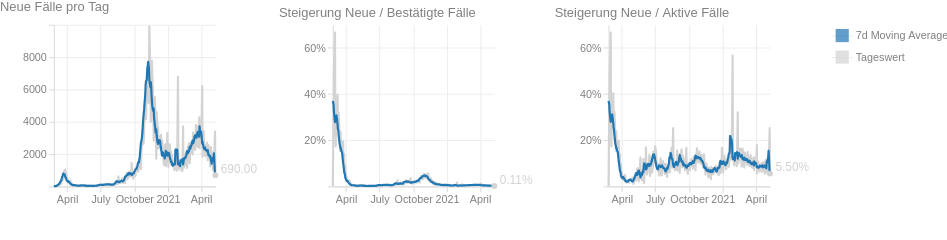

Vega-Lite specification for this chart:
### Vega-Lite specification from a JSON file in a GitHub repository (floating-point values rounded to 4 significant figures; data arrays with more than 128 entries replaced by an {"elided": "..."} marker saying what was removed)
{"$schema": "https://vega.github.io/schema/vega-lite/v5.json", "config": {"axis": {"domainColor": "#ddd", "grid": true, "gridColor": "#eee", "labelBound": true, "labelColor": "gray", "minExtent": 50, "tickColor": "#ddd"}, "title": {"anchor": "start", "color": "gray", "dx": 0, "dy": 0, "fontSize": 12, "fontWeight": "normal"}, "view": {"continuousHeight": 300, "continuousWidth": 400, "strokeWidth": 0}}, "data": {"name": "data-efd1b5fba4a5753476e2f655ea834a0b"}, "datasets": {"data-793b2339a016668726e02e8737965916": [{"label": "Tageswert"}, {"label": "7d Moving Average"}], "data-efd1b5fba4a5753476e2f655ea834a0b": {"elided": "431 records"}}, "hconcat": [{"layer": [{"encoding": {"tooltip": [{"field": "date", "type": "temporal"}, {"field": "diff", "type": "quantitative"}], "x": {"field": "date", "title": "", "type": "temporal"}, "y": {"field": "diff", "impute": {"method": "mean"}, "title": "", "type": "quantitative"}}, "height": 150, "mark": {"color": "lightgray", "size": 2, "strokeJoin": "round", "type": "line"}, "transform": [{"as": "date", "field": "dataTime", "timeUnit": "yearmonthdate"}, {"aggregate": [{"as": "max_total_confirmed", "field": "total_confirmed", "op": "max"}, {"as": "max_total_active", "field": "total_active", "op": "max"}, {"as": "max_total_tests", "field": "total_tests", "op": "max"}], "groupby": ["date"]}, {"frame": [-1, 0], "window": [{"as": "rolling_max", "field": "max_total_confirmed", "op": "max"}, {"as": "rolling_min", "field": "max_total_confirmed", "op": "min"}, {"as": "rolling_max_tests", "field": "max_total_tests", "op": "max"}, {"as": "rolling_min_tests", "field": "max_total_tests", "op": "min"}, {"as": "rolling_active", "field": "max_total_active", "op": "last_value"}]}, {"as": "diff", "calculate": "(datum.rolling_max - datum.rolling_min)"}], "width": 150}, {"encoding": {"x": {"field": "date", "title": "", "type": "temporal"}, "y": {"axis": {"format": "2f", "title": ""}, "field": "rolling_mean", "type": "quantitative"}}, "height": 150, "mark": {"color": "#1f77b4", "size": 2, "strokeJoin": "round", "type": "line"}, "transform": [{"as": "date", "field": "dataTime", "timeUnit": "yearmonthdate"}, {"aggregate": [{"as": "max_total_confirmed", "field": "total_confirmed", "op": "max"}, {"as": "max_total_active", "field": "total_active", "op": "max"}, {"as": "max_total_tests", "field": "total_tests", "op": "max"}], "groupby": ["date"]}, {"frame": [-1, 0], "window": [{"as": "rolling_max", "field": "max_total_confirmed", "op": "max"}, {"as": "rolling_min", "field": "max_total_confirmed", "op": "min"}, {"as": "rolling_max_tests", "field": "max_total_tests", "op": "max"}, {"as": "rolling_min_tests", "field": "max_total_tests", "op": "min"}, {"as": "rolling_active", "field": "max_total_active", "op": "last_value"}]}, {"as": "diff", "calculate": "(datum.rolling_max - datum.rolling_min)"}, {"frame": [7, 0], "window": [{"as": "rolling_mean", "field": "diff", "op": "mean"}]}], "width": 150}, {"encoding": {"text": {"field": "diff", "format": ".2f", "type": "quantitative"}, "x": {"field": "date", "type": "temporal"}, "y": {"field": "diff", "title": "", "type": "quantitative"}}, "height": 150, "mark": {"align": "left", "color": "lightgray", "dx": 5, "dy": -5, "type": "text"}, "transform": [{"as": "date", "field": "dataTime", "timeUnit": "yearmonthdate"}, {"aggregate": [{"as": "max_total_confirmed", "field": "total_confirmed", "op": "max"}, {"as": "max_total_active", "field": "total_active", "op": "max"}, {"as": "max_total_tests", "field": "total_tests", "op": "max"}], "groupby": ["date"]}, {"frame": [-1, 0], "window": [{"as": "rolling_max", "field": "max_total_confirmed", "op": "max"}, {"as": "rolling_min", "field": "max_total_confirmed", "op": "min"}, {"as": "rolling_max_tests", "field": "max_total_tests", "op": "max"}, {"as": "rolling_min_tests", "field": "max_total_tests", "op": "min"}, {"as": "rolling_active", "field": "max_total_active", "op": "last_value"}]}, {"as": "diff", "calculate": "(datum.rolling_max - datum.rolling_min)"}, {"sort": [{"field": "date", "order": "descending"}], "window": [{"as": "rank", "field": "date", "op": "rank"}]}, {"filter": "(datum.rank === 1)"}], "width": 150}, {"encoding": {"x": {"field": "date", "type": "temporal"}, "y": {"field": "diff", "title": "", "type": "quantitative"}}, "height": 150, "mark": {"color": "lightgray", "opacity": 1, "type": "circle"}, "transform": [{"as": "date", "field": "dataTime", "timeUnit": "yearmonthdate"}, {"aggregate": [{"as": "max_total_confirmed", "field": "total_confirmed", "op": "max"}, {"as": "max_total_active", "field": "total_active", "op": "max"}, {"as": "max_total_tests", "field": "total_tests", "op": "max"}], "groupby": ["date"]}, {"frame": [-1, 0], "window": [{"as": "rolling_max", "field": "max_total_confirmed", "op": "max"}, {"as": "rolling_min", "field": "max_total_confirmed", "op": "min"}, {"as": "rolling_max_tests", "field": "max_total_tests", "op": "max"}, {"as": "rolling_min_tests", "field": "max_total_tests", "op": "min"}, {"as": "rolling_active", "field": "max_total_active", "op": "last_value"}]}, {"as": "diff", "calculate": "(datum.rolling_max - datum.rolling_min)"}, {"sort": [{"field": "date", "order": "descending"}], "window": [{"as": "rank", "field": "date", "op": "rank"}]}, {"filter": "(datum.rank === 1)"}], "width": 150}, {"encoding": {"text": {"field": "rolling_mean", "format": ".2f", "type": "quantitative"}, "x": {"field": "date", "type": "temporal"}, "y": {"field": "rolling_mean", "title": "", "type": "quantitative"}}, "height": 150, "mark": {"align": "left", "color": "#1f77b4", "dx": 5, "dy": 5, "type": "text"}, "transform": [{"as": "date", "field": "dataTime", "timeUnit": "yearmonthdate"}, {"aggregate": [{"as": "max_total_confirmed", "field": "total_confirmed", "op": "max"}, {"as": "max_total_active", "field": "total_active", "op": "max"}, {"as": "max_total_tests", "field": "total_tests", "op": "max"}], "groupby": ["date"]}, {"frame": [-1, 0], "window": [{"as": "rolling_max", "field": "max_total_confirmed", "op": "max"}, {"as": "rolling_min", "field": "max_total_confirmed", "op": "min"}, {"as": "rolling_max_tests", "field": "max_total_tests", "op": "max"}, {"as": "rolling_min_tests", "field": "max_total_tests", "op": "min"}, {"as": "rolling_active", "field": "max_total_active", "op": "last_value"}]}, {"as": "diff", "calculate": "(datum.rolling_max - datum.rolling_min)"}, {"frame": [7, 0], "window": [{"as": "rolling_mean", "field": "diff", "op": "mean"}]}, {"sort": [{"field": "date", "order": "descending"}], "window": [{"as": "rank", "field": "date", "op": "rank"}]}, {"filter": "(datum.rank === 1)"}], "width": 150}, {"encoding": {"x": {"field": "date", "type": "temporal"}, "y": {"field": "rolling_mean", "title": "", "type": "quantitative"}}, "height": 150, "mark": {"color": "#1f77b4", "opacity": 1, "type": "circle"}, "transform": [{"as": "date", "field": "dataTime", "timeUnit": "yearmonthdate"}, {"aggregate": [{"as": "max_total_confirmed", "field": "total_confirmed", "op": "max"}, {"as": "max_total_active", "field": "total_active", "op": "max"}, {"as": "max_total_tests", "field": "total_tests", "op": "max"}], "groupby": ["date"]}, {"frame": [-1, 0], "window": [{"as": "rolling_max", "field": "max_total_confirmed", "op": "max"}, {"as": "rolling_min", "field": "max_total_confirmed", "op": "min"}, {"as": "rolling_max_tests", "field": "max_total_tests", "op": "max"}, {"as": "rolling_min_tests", "field": "max_total_tests", "op": "min"}, {"as": "rolling_active", "field": "max_total_active", "op": "last_value"}]}, {"as": "diff", "calculate": "(datum.rolling_max - datum.rolling_min)"}, {"frame": [7, 0], "window": [{"as": "rolling_mean", "field": "diff", "op": "mean"}]}, {"sort": [{"field": "date", "order": "descending"}], "window": [{"as": "rank", "field": "date", "op": "rank"}]}, {"filter": "(datum.rank === 1)"}], "width": 150}, {"encoding": {"tooltip": [{"field": "date", "title": "Datum", "type": "temporal"}, {"field": "rolling_mean", "format": ".2f", "title": "7d Moving Average", "type": "quantitative"}], "x": {"field": "date", "title": "", "type": "temporal"}, "y": {"field": "rolling_mean", "title": "", "type": "quantitative"}}, "height": 150, "mark": {"color": "#1f77b4", "opacity": 0, "size": 200, "type": "circle"}, "transform": [{"as": "date", "field": "dataTime", "timeUnit": "yearmonthdate"}, {"aggregate": [{"as": "max_total_confirmed", "field": "total_confirmed", "op": "max"}, {"as": "max_total_active", "field": "total_active", "op": "max"}, {"as": "max_total_tests", "field": "total_tests", "op": "max"}], "groupby": ["date"]}, {"frame": [-1, 0], "window": [{"as": "rolling_max", "field": "max_total_confirmed", "op": "max"}, {"as": "rolling_min", "field": "max_total_confirmed", "op": "min"}, {"as": "rolling_max_tests", "field": "max_total_tests", "op": "max"}, {"as": "rolling_min_tests", "field": "max_total_tests", "op": "min"}, {"as": "rolling_active", "field": "max_total_active", "op": "last_value"}]}, {"as": "diff", "calculate": "(datum.rolling_max - datum.rolling_min)"}, {"frame": [7, 0], "window": [{"as": "rolling_mean", "field": "diff", "op": "mean"}]}], "width": 150}, {"encoding": {"tooltip": [{"field": "date", "title": "Datum", "type": "temporal"}, {"field": "diff", "format": ".2f", "title": "Neue Fälle", "type": "quantitative"}], "x": {"field": "date", "title": "", "type": "temporal"}, "y": {"field": "diff", "title": "", "type": "quantitative"}}, "height": 150, "mark": {"color": "lightgray", "opacity": 0, "size": 200, "type": "circle"}, "transform": [{"as": "date", "field": "dataTime", "timeUnit": "yearmonthdate"}, {"aggregate": [{"as": "max_total_confirmed", "field": "total_confirmed", "op": "max"}, {"as": "max_total_active", "field": "total_active", "op": "max"}, {"as": "max_total_tests", "field": "total_tests", "op": "max"}], "groupby": ["date"]}, {"frame": [-1, 0], "window": [{"as": "rolling_max", "field": "max_total_confirmed", "op": "max"}, {"as": "rolling_min", "field": "max_total_confirmed", "op": "min"}, {"as": "rolling_max_tests", "field": "max_total_tests", "op": "max"}, {"as": "rolling_min_tests", "field": "max_total_tests", "op": "min"}, {"as": "rolling_active", "field": "max_total_active", "op": "last_value"}]}, {"as": "diff", "calculate": "(datum.rolling_max - datum.rolling_min)"}], "width": 150}], "title": "Neue Fälle pro Tag"}, {"layer": [{"encoding": {"tooltip": [{"field": "date", "type": "temporal"}, {"field": "diff", "type": "quantitative"}], "x": {"field": "date", "title": "", "type": "temporal"}, "y": {"field": "diff", "impute": {"method": "mean"}, "title": "", "type": "quantitative"}}, "height": 150, "mark": {"color": "lightgray", "size": 2, "strokeJoin": "round", "type": "line"}, "transform": [{"as": "date", "field": "dataTime", "timeUnit": "yearmonthdate"}, {"aggregate": [{"as": "max_total_confirmed", "field": "total_confirmed", "op": "max"}, {"as": "max_total_active", "field": "total_active", "op": "max"}, {"as": "max_total_tests", "field": "total_tests", "op": "max"}], "groupby": ["date"]}, {"frame": [-1, 0], "window": [{"as": "rolling_max", "field": "max_total_confirmed", "op": "max"}, {"as": "rolling_min", "field": "max_total_confirmed", "op": "min"}, {"as": "rolling_max_tests", "field": "max_total_tests", "op": "max"}, {"as": "rolling_min_tests", "field": "max_total_tests", "op": "min"}, {"as": "rolling_active", "field": "max_total_active", "op": "last_value"}]}, {"as": "diff", "calculate": "(datum.rolling_max - datum.rolling_min) / datum.rolling_max"}], "width": 150}, {"encoding": {"x": {"field": "date", "title": "", "type": "temporal"}, "y": {"axis": {"format": "2%", "title": ""}, "field": "rolling_mean", "type": "quantitative"}}, "height": 150, "mark": {"color": "#1f77b4", "size": 2, "strokeJoin": "round", "type": "line"}, "transform": [{"as": "date", "field": "dataTime", "timeUnit": "yearmonthdate"}, {"aggregate": [{"as": "max_total_confirmed", "field": "total_confirmed", "op": "max"}, {"as": "max_total_active", "field": "total_active", "op": "max"}, {"as": "max_total_tests", "field": "total_tests", "op": "max"}], "groupby": ["date"]}, {"frame": [-1, 0], "window": [{"as": "rolling_max", "field": "max_total_confirmed", "op": "max"}, {"as": "rolling_min", "field": "max_total_confirmed", "op": "min"}, {"as": "rolling_max_tests", "field": "max_total_tests", "op": "max"}, {"as": "rolling_min_tests", "field": "max_total_tests", "op": "min"}, {"as": "rolling_active", "field": "max_total_active", "op": "last_value"}]}, {"as": "diff", "calculate": "(datum.rolling_max - datum.rolling_min) / datum.rolling_max"}, {"frame": [7, 0], "window": [{"as": "rolling_mean", "field": "diff", "op": "mean"}]}], "width": 150}, {"encoding": {"text": {"field": "diff", "format": ".2%", "type": "quantitative"}, "x": {"field": "date", "type": "temporal"}, "y": {"field": "diff", "title": "", "type": "quantitative"}}, "height": 150, "mark": {"align": "left", "color": "lightgray", "dx": 5, "dy": -5, "type": "text"}, "transform": [{"as": "date", "field": "dataTime", "timeUnit": "yearmonthdate"}, {"aggregate": [{"as": "max_total_confirmed", "field": "total_confirmed", "op": "max"}, {"as": "max_total_active", "field": "total_active", "op": "max"}, {"as": "max_total_tests", "field": "total_tests", "op": "max"}], "groupby": ["date"]}, {"frame": [-1, 0], "window": [{"as": "rolling_max", "field": "max_total_confirmed", "op": "max"}, {"as": "rolling_min", "field": "max_total_confirmed", "op": "min"}, {"as": "rolling_max_tests", "field": "max_total_tests", "op": "max"}, {"as": "rolling_min_tests", "field": "max_total_tests", "op": "min"}, {"as": "rolling_active", "field": "max_total_active", "op": "last_value"}]}, {"as": "diff", "calculate": "(datum.rolling_max - datum.rolling_min) / datum.rolling_max"}, {"sort": [{"field": "date", "order": "descending"}], "window": [{"as": "rank", "field": "date", "op": "rank"}]}, {"filter": "(datum.rank === 1)"}], "width": 150}, {"encoding": {"x": {"field": "date", "type": "temporal"}, "y": {"field": "diff", "title": "", "type": "quantitative"}}, "height": 150, "mark": {"color": "lightgray", "opacity": 1, "type": "circle"}, "transform": [{"as": "date", "field": "dataTime", "timeUnit": "yearmonthdate"}, {"aggregate": [{"as": "max_total_confirmed", "field": "total_confirmed", "op": "max"}, {"as": "max_total_active", "field": "total_active", "op": "max"}, {"as": "max_total_tests", "field": "total_tests", "op": "max"}], "groupby": ["date"]}, {"frame": [-1, 0], "window": [{"as": "rolling_max", "field": "max_total_confirmed", "op": "max"}, {"as": "rolling_min", "field": "max_total_confirmed", "op": "min"}, {"as": "rolling_max_tests", "field": "max_total_tests", "op": "max"}, {"as": "rolling_min_tests", "field": "max_total_tests", "op": "min"}, {"as": "rolling_active", "field": "max_total_active", "op": "last_value"}]}, {"as": "diff", "calculate": "(datum.rolling_max - datum.rolling_min) / datum.rolling_max"}, {"sort": [{"field": "date", "order": "descending"}], "window": [{"as": "rank", "field": "date", "op": "rank"}]}, {"filter": "(datum.rank === 1)"}], "width": 150}, {"encoding": {"text": {"field": "rolling_mean", "format": ".2%", "type": "quantitative"}, "x": {"field": "date", "type": "temporal"}, "y": {"field": "rolling_mean", "title": "", "type": "quantitative"}}, "height": 150, "mark": {"align": "left", "color": "#1f77b4", "dx": 5, "dy": 5, "type": "text"}, "transform": [{"as": "date", "field": "dataTime", "timeUnit": "yearmonthdate"}, {"aggregate": [{"as": "max_total_confirmed", "field": "total_confirmed", "op": "max"}, {"as": "max_total_active", "field": "total_active", "op": "max"}, {"as": "max_total_tests", "field": "total_tests", "op": "max"}], "groupby": ["date"]}, {"frame": [-1, 0], "window": [{"as": "rolling_max", "field": "max_total_confirmed", "op": "max"}, {"as": "rolling_min", "field": "max_total_confirmed", "op": "min"}, {"as": "rolling_max_tests", "field": "max_total_tests", "op": "max"}, {"as": "rolling_min_tests", "field": "max_total_tests", "op": "min"}, {"as": "rolling_active", "field": "max_total_active", "op": "last_value"}]}, {"as": "diff", "calculate": "(datum.rolling_max - datum.rolling_min) / datum.rolling_max"}, {"frame": [7, 0], "window": [{"as": "rolling_mean", "field": "diff", "op": "mean"}]}, {"sort": [{"field": "date", "order": "descending"}], "window": [{"as": "rank", "field": "date", "op": "rank"}]}, {"filter": "(datum.rank === 1)"}], "width": 150}, {"encoding": {"x": {"field": "date", "type": "temporal"}, "y": {"field": "rolling_mean", "title": "", "type": "quantitative"}}, "height": 150, "mark": {"color": "#1f77b4", "opacity": 1, "type": "circle"}, "transform": [{"as": "date", "field": "dataTime", "timeUnit": "yearmonthdate"}, {"aggregate": [{"as": "max_total_confirmed", "field": "total_confirmed", "op": "max"}, {"as": "max_total_active", "field": "total_active", "op": "max"}, {"as": "max_total_tests", "field": "total_tests", "op": "max"}], "groupby": ["date"]}, {"frame": [-1, 0], "window": [{"as": "rolling_max", "field": "max_total_confirmed", "op": "max"}, {"as": "rolling_min", "field": "max_total_confirmed", "op": "min"}, {"as": "rolling_max_tests", "field": "max_total_tests", "op": "max"}, {"as": "rolling_min_tests", "field": "max_total_tests", "op": "min"}, {"as": "rolling_active", "field": "max_total_active", "op": "last_value"}]}, {"as": "diff", "calculate": "(datum.rolling_max - datum.rolling_min) / datum.rolling_max"}, {"frame": [7, 0], "window": [{"as": "rolling_mean", "field": "diff", "op": "mean"}]}, {"sort": [{"field": "date", "order": "descending"}], "window": [{"as": "rank", "field": "date", "op": "rank"}]}, {"filter": "(datum.rank === 1)"}], "width": 150}, {"encoding": {"tooltip": [{"field": "date", "title": "Datum", "type": "temporal"}, {"field": "rolling_mean", "format": ".2%", "title": "7d Moving Average", "type": "quantitative"}], "x": {"field": "date", "title": "", "type": "temporal"}, "y": {"field": "rolling_mean", "title": "", "type": "quantitative"}}, "height": 150, "mark": {"color": "#1f77b4", "opacity": 0, "size": 200, "type": "circle"}, "transform": [{"as": "date", "field": "dataTime", "timeUnit": "yearmonthdate"}, {"aggregate": [{"as": "max_total_confirmed", "field": "total_confirmed", "op": "max"}, {"as": "max_total_active", "field": "total_active", "op": "max"}, {"as": "max_total_tests", "field": "total_tests", "op": "max"}], "groupby": ["date"]}, {"frame": [-1, 0], "window": [{"as": "rolling_max", "field": "max_total_confirmed", "op": "max"}, {"as": "rolling_min", "field": "max_total_confirmed", "op": "min"}, {"as": "rolling_max_tests", "field": "max_total_tests", "op": "max"}, {"as": "rolling_min_tests", "field": "max_total_tests", "op": "min"}, {"as": "rolling_active", "field": "max_total_active", "op": "last_value"}]}, {"as": "diff", "calculate": "(datum.rolling_max - datum.rolling_min) / datum.rolling_max"}, {"frame": [7, 0], "window": [{"as": "rolling_mean", "field": "diff", "op": "mean"}]}], "width": 150}, {"encoding": {"tooltip": [{"field": "date", "title": "Datum", "type": "temporal"}, {"field": "diff", "format": ".2%", "title": "Steigerung", "type": "quantitative"}], "x": {"field": "date", "title": "", "type": "temporal"}, "y": {"field": "diff", "title": "", "type": "quantitative"}}, "height": 150, "mark": {"color": "lightgray", "opacity": 0, "size": 200, "type": "circle"}, "transform": [{"as": "date", "field": "dataTime", "timeUnit": "yearmonthdate"}, {"aggregate": [{"as": "max_total_confirmed", "field": "total_confirmed", "op": "max"}, {"as": "max_total_active", "field": "total_active", "op": "max"}, {"as": "max_total_tests", "field": "total_tests", "op": "max"}], "groupby": ["date"]}, {"frame": [-1, 0], "window": [{"as": "rolling_max", "field": "max_total_confirmed", "op": "max"}, {"as": "rolling_min", "field": "max_total_confirmed", "op": "min"}, {"as": "rolling_max_tests", "field": "max_total_tests", "op": "max"}, {"as": "rolling_min_tests", "field": "max_total_tests", "op": "min"}, {"as": "rolling_active", "field": "max_total_active", "op": "last_value"}]}, {"as": "diff", "calculate": "(datum.rolling_max - datum.rolling_min) / datum.rolling_max"}], "width": 150}], "title": "Steigerung Neue / Bestätigte Fälle"}, {"layer": [{"encoding": {"tooltip": [{"field": "date", "type": "temporal"}, {"field": "diff", "type": "quantitative"}], "x": {"field": "date", "title": "", "type": "temporal"}, "y": {"field": "diff", "impute": {"method": "mean"}, "title": "", "type": "quantitative"}}, "height": 150, "mark": {"color": "lightgray", "size": 2, "strokeJoin": "round", "type": "line"}, "transform": [{"as": "date", "field": "dataTime", "timeUnit": "yearmonthdate"}, {"aggregate": [{"as": "max_total_confirmed", "field": "total_confirmed", "op": "max"}, {"as": "max_total_active", "field": "total_active", "op": "max"}, {"as": "max_total_tests", "field": "total_tests", "op": "max"}], "groupby": ["date"]}, {"frame": [-1, 0], "window": [{"as": "rolling_max", "field": "max_total_confirmed", "op": "max"}, {"as": "rolling_min", "field": "max_total_confirmed", "op": "min"}, {"as": "rolling_max_tests", "field": "max_total_tests", "op": "max"}, {"as": "rolling_min_tests", "field": "max_total_tests", "op": "min"}, {"as": "rolling_active", "field": "max_total_active", "op": "last_value"}]}, {"as": "diff", "calculate": "(datum.rolling_max - datum.rolling_min) / datum.rolling_active"}], "width": 150}, {"encoding": {"x": {"field": "date", "title": "", "type": "temporal"}, "y": {"axis": {"format": "2%", "title": ""}, "field": "rolling_mean", "type": "quantitative"}}, "height": 150, "mark": {"color": "#1f77b4", "size": 2, "strokeJoin": "round", "type": "line"}, "transform": [{"as": "date", "field": "dataTime", "timeUnit": "yearmonthdate"}, {"aggregate": [{"as": "max_total_confirmed", "field": "total_confirmed", "op": "max"}, {"as": "max_total_active", "field": "total_active", "op": "max"}, {"as": "max_total_tests", "field": "total_tests", "op": "max"}], "groupby": ["date"]}, {"frame": [-1, 0], "window": [{"as": "rolling_max", "field": "max_total_confirmed", "op": "max"}, {"as": "rolling_min", "field": "max_total_confirmed", "op": "min"}, {"as": "rolling_max_tests", "field": "max_total_tests", "op": "max"}, {"as": "rolling_min_tests", "field": "max_total_tests", "op": "min"}, {"as": "rolling_active", "field": "max_total_active", "op": "last_value"}]}, {"as": "diff", "calculate": "(datum.rolling_max - datum.rolling_min) / datum.rolling_active"}, {"frame": [7, 0], "window": [{"as": "rolling_mean", "field": "diff", "op": "mean"}]}], "width": 150}, {"encoding": {"text": {"field": "diff", "format": ".2%", "type": "quantitative"}, "x": {"field": "date", "type": "temporal"}, "y": {"field": "diff", "title": "", "type": "quantitative"}}, "height": 150, "mark": {"align": "left", "color": "lightgray", "dx": 5, "dy": -5, "type": "text"}, "transform": [{"as": "date", "field": "dataTime", "timeUnit": "yearmonthdate"}, {"aggregate": [{"as": "max_total_confirmed", "field": "total_confirmed", "op": "max"}, {"as": "max_total_active", "field": "total_active", "op": "max"}, {"as": "max_total_tests", "field": "total_tests", "op": "max"}], "groupby": ["date"]}, {"frame": [-1, 0], "window": [{"as": "rolling_max", "field": "max_total_confirmed", "op": "max"}, {"as": "rolling_min", "field": "max_total_confirmed", "op": "min"}, {"as": "rolling_max_tests", "field": "max_total_tests", "op": "max"}, {"as": "rolling_min_tests", "field": "max_total_tests", "op": "min"}, {"as": "rolling_active", "field": "max_total_active", "op": "last_value"}]}, {"as": "diff", "calculate": "(datum.rolling_max - datum.rolling_min) / datum.rolling_active"}, {"sort": [{"field": "date", "order": "descending"}], "window": [{"as": "rank", "field": "date", "op": "rank"}]}, {"filter": "(datum.rank === 1)"}], "width": 150}, {"encoding": {"x": {"field": "date", "type": "temporal"}, "y": {"field": "diff", "title": "", "type": "quantitative"}}, "height": 150, "mark": {"color": "lightgray", "opacity": 1, "type": "circle"}, "transform": [{"as": "date", "field": "dataTime", "timeUnit": "yearmonthdate"}, {"aggregate": [{"as": "max_total_confirmed", "field": "total_confirmed", "op": "max"}, {"as": "max_total_active", "field": "total_active", "op": "max"}, {"as": "max_total_tests", "field": "total_tests", "op": "max"}], "groupby": ["date"]}, {"frame": [-1, 0], "window": [{"as": "rolling_max", "field": "max_total_confirmed", "op": "max"}, {"as": "rolling_min", "field": "max_total_confirmed", "op": "min"}, {"as": "rolling_max_tests", "field": "max_total_tests", "op": "max"}, {"as": "rolling_min_tests", "field": "max_total_tests", "op": "min"}, {"as": "rolling_active", "field": "max_total_active", "op": "last_value"}]}, {"as": "diff", "calculate": "(datum.rolling_max - datum.rolling_min) / datum.rolling_active"}, {"sort": [{"field": "date", "order": "descending"}], "window": [{"as": "rank", "field": "date", "op": "rank"}]}, {"filter": "(datum.rank === 1)"}], "width": 150}, {"encoding": {"text": {"field": "rolling_mean", "format": ".2%", "type": "quantitative"}, "x": {"field": "date", "type": "temporal"}, "y": {"field": "rolling_mean", "title": "", "type": "quantitative"}}, "height": 150, "mark": {"align": "left", "color": "#1f77b4", "dx": 5, "dy": 5, "type": "text"}, "transform": [{"as": "date", "field": "dataTime", "timeUnit": "yearmonthdate"}, {"aggregate": [{"as": "max_total_confirmed", "field": "total_confirmed", "op": "max"}, {"as": "max_total_active", "field": "total_active", "op": "max"}, {"as": "max_total_tests", "field": "total_tests", "op": "max"}], "groupby": ["date"]}, {"frame": [-1, 0], "window": [{"as": "rolling_max", "field": "max_total_confirmed", "op": "max"}, {"as": "rolling_min", "field": "max_total_confirmed", "op": "min"}, {"as": "rolling_max_tests", "field": "max_total_tests", "op": "max"}, {"as": "rolling_min_tests", "field": "max_total_tests", "op": "min"}, {"as": "rolling_active", "field": "max_total_active", "op": "last_value"}]}, {"as": "diff", "calculate": "(datum.rolling_max - datum.rolling_min) / datum.rolling_active"}, {"frame": [7, 0], "window": [{"as": "rolling_mean", "field": "diff", "op": "mean"}]}, {"sort": [{"field": "date", "order": "descending"}], "window": [{"as": "rank", "field": "date", "op": "rank"}]}, {"filter": "(datum.rank === 1)"}], "width": 150}, {"encoding": {"x": {"field": "date", "type": "temporal"}, "y": {"field": "rolling_mean", "title": "", "type": "quantitative"}}, "height": 150, "mark": {"color": "#1f77b4", "opacity": 1, "type": "circle"}, "transform": [{"as": "date", "field": "dataTime", "timeUnit": "yearmonthdate"}, {"aggregate": [{"as": "max_total_confirmed", "field": "total_confirmed", "op": "max"}, {"as": "max_total_active", "field": "total_active", "op": "max"}, {"as": "max_total_tests", "field": "total_tests", "op": "max"}], "groupby": ["date"]}, {"frame": [-1, 0], "window": [{"as": "rolling_max", "field": "max_total_confirmed", "op": "max"}, {"as": "rolling_min", "field": "max_total_confirmed", "op": "min"}, {"as": "rolling_max_tests", "field": "max_total_tests", "op": "max"}, {"as": "rolling_min_tests", "field": "max_total_tests", "op": "min"}, {"as": "rolling_active", "field": "max_total_active", "op": "last_value"}]}, {"as": "diff", "calculate": "(datum.rolling_max - datum.rolling_min) / datum.rolling_active"}, {"frame": [7, 0], "window": [{"as": "rolling_mean", "field": "diff", "op": "mean"}]}, {"sort": [{"field": "date", "order": "descending"}], "window": [{"as": "rank", "field": "date", "op": "rank"}]}, {"filter": "(datum.rank === 1)"}], "width": 150}, {"encoding": {"tooltip": [{"field": "date", "title": "Datum", "type": "temporal"}, {"field": "rolling_mean", "format": ".2%", "title": "7d Moving Average", "type": "quantitative"}], "x": {"field": "date", "title": "", "type": "temporal"}, "y": {"field": "rolling_mean", "title": "", "type": "quantitative"}}, "height": 150, "mark": {"color": "#1f77b4", "opacity": 0, "size": 200, "type": "circle"}, "transform": [{"as": "date", "field": "dataTime", "timeUnit": "yearmonthdate"}, {"aggregate": [{"as": "max_total_confirmed", "field": "total_confirmed", "op": "max"}, {"as": "max_total_active", "field": "total_active", "op": "max"}, {"as": "max_total_tests", "field": "total_tests", "op": "max"}], "groupby": ["date"]}, {"frame": [-1, 0], "window": [{"as": "rolling_max", "field": "max_total_confirmed", "op": "max"}, {"as": "rolling_min", "field": "max_total_confirmed", "op": "min"}, {"as": "rolling_max_tests", "field": "max_total_tests", "op": "max"}, {"as": "rolling_min_tests", "field": "max_total_tests", "op": "min"}, {"as": "rolling_active", "field": "max_total_active", "op": "last_value"}]}, {"as": "diff", "calculate": "(datum.rolling_max - datum.rolling_min) / datum.rolling_active"}, {"frame": [7, 0], "window": [{"as": "rolling_mean", "field": "diff", "op": "mean"}]}], "width": 150}, {"encoding": {"tooltip": [{"field": "date", "title": "Datum", "type": "temporal"}, {"field": "diff", "format": ".2%", "title": "Steigerung", "type": "quantitative"}], "x": {"field": "date", "title": "", "type": "temporal"}, "y": {"field": "diff", "title": "", "type": "quantitative"}}, "height": 150, "mark": {"color": "lightgray", "opacity": 0, "size": 200, "type": "circle"}, "transform": [{"as": "date", "field": "dataTime", "timeUnit": "yearmonthdate"}, {"aggregate": [{"as": "max_total_confirmed", "field": "total_confirmed", "op": "max"}, {"as": "max_total_active", "field": "total_active", "op": "max"}, {"as": "max_total_tests", "field": "total_tests", "op": "max"}], "groupby": ["date"]}, {"frame": [-1, 0], "window": [{"as": "rolling_max", "field": "max_total_confirmed", "op": "max"}, {"as": "rolling_min", "field": "max_total_confirmed", "op": "min"}, {"as": "rolling_max_tests", "field": "max_total_tests", "op": "max"}, {"as": "rolling_min_tests", "field": "max_total_tests", "op": "min"}, {"as": "rolling_active", "field": "max_total_active", "op": "last_value"}]}, {"as": "diff", "calculate": "(datum.rolling_max - datum.rolling_min) / datum.rolling_active"}], "width": 150}], "title": "Steigerung Neue / Aktive Fälle"}, {"data": {"name": "data-793b2339a016668726e02e8737965916"}, "encoding": {"color": {"field": "label", "legend": null, "scale": {"domain": ["Tageswert", "7d Moving Average"], "range": ["lightgray", "#1f77b4"]}, "type": "nominal"}, "y": {"axis": {"domain": false, "orient": "right", "ticks": false}, "field": "label", "title": null, "type": "nominal"}}, "mark": {"size": 150, "type": "square"}}], "padding": 0}
